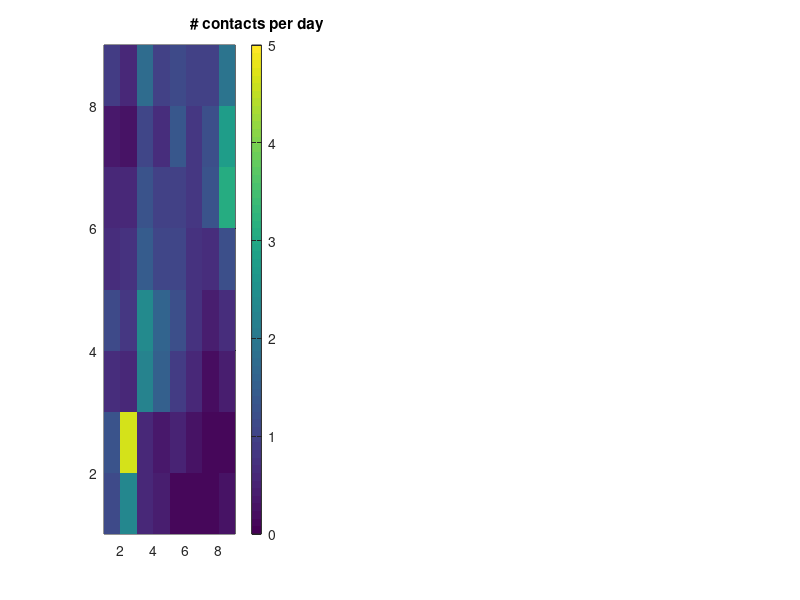

This figure's MATLAB source: (Note: this script raises an error after producing the figure.)
% function void = main_plt_agedep_data_update070121(void)

% code to plot age-dependent data:
% (A) contact matrix,
% (B) susceptibility/symptomaticity estimates,
% (C) Age distribution of Wuhan population

%% clear and load data
clear all; close all; clc;


%% want to save figure?
save_fig_ans = 0;
% 0: don't save
% 1: save

if save_fig_ans==1
    figure_name = 'FigS12_agedep_data_071321';
end

%% load age-dependent data
load('agedep_data_update071321.mat');
% age distribution of Wuhan (2016)
% age groups are
%  1     2      3      4      5      6      7      8
% 0-9, 10-19, 20-29, 30-39, 40-49, 50-59, 60-69, 70-79
age_group_numbers = data_Wuhan_Davies.age_group_numbers;
age_group_numbers_plus9 = [age_group_numbers;9];

susceptibility_infection= data_Wuhan_Davies.susc_infection;
probability_sympomatic= data_Wuhan_Davies.prob_symp;
contact_matrix = data_Wuhan_Davies.contact_matrix;

% age distribution as proportions
age_distribution = data_Wuhan_Davies.age_distribution/(sum(data_Wuhan_Davies.age_distribution));

f1=figure(1);
set(gcf,'Position',[1250 400 1250 350]);

%% contact matrix, Wuhan baseline estimates
figure(1); subplot(1,3,1);

% x variable: goes down the rows
% y variable: goes across columns
% in contact matrices (in which rows: participants, columns: their contact)
s1 = pcolor(age_group_numbers_plus9,age_group_numbers_plus9,contact_matrix); hold on;
%     axis([1 9 1 9])
set(s1, 'EdgeColor', 'none');
caxis(gca,[0,5]);
% shading interp
cb1 = colorbar;
set(get(cb1,'title'),'string','# contacts per day');
cb1.Limits = [0 4];

cv2 = [2 2 135]/255;
cv1 = [230 230 255]/255;
t = transpose(linspace(0, 1, 101));
for n=1:length(t)
    cmp_lint(n,:) = (1-(t(n))^(1/1.75))*cv1+(t(n)^(1/1.75))*cv2;
end

colormap(cmp_lint);
title('Baseline');
xlabel('Age group: particpant'); ylabel('Age group: contact');


%     xtickangle(90);
shift_ticks_Y = 1.5:(length(age_group_numbers)+0.5);
shift_ticks_X = 1.5:(length(age_group_numbers)+0.5);
f1=gca;
f1.LineWidth = 1;
f1.FontSize = 14;
f1.FontWeight = 'normal';
f1.FontName = 'Times';


f1.YTickLabel = {'0-9', '10-19', '20-29', '30-39', '40-49', '50-59', '60-69', '70+'};
f1.YTick = shift_ticks_Y;
f1.XTick = shift_ticks_X;

xticks(shift_ticks_X);
xtickangle(60);
f1.XTickLabel = {'0-9', '10-19', '20-29', '30-39', '40-49', '50-59', '60-69', '70+'};

txt = {'A'};
text(0.025,1.05,txt,'Units','normalized','FontSize',16,'FontWeight','bold');


%% susceptibility estimates by age (from Davies et al.)

prob_symp_age = probability_sympomatic;
results.prob_symp_age = prob_symp_age;

% prob_asymp_age = 1- prob_symp_age;
% reults.prob_asymp_age = prob_asymp_age;

prob_infection = susceptibility_infection;
results.prob_symp_age = prob_infection;


figure(1); subplot(1,3,2);
combine_prob_symp_infeciton = [prob_infection,prob_symp_age];

figure(1);
% bar(age_group_numbers, prob_symp_age); hold on;
% p = bar(age_group_numbers, combine_prob_symp_infeciton,'grouped'); hold on;
p(1) = plot(age_group_numbers, prob_symp_age,'.-','Color',[0.65 0.65 0.65],'LineWidth',1.5, 'MarkerSize',20); hold on;
p(2) = plot(age_group_numbers, prob_infection,'.--','Color',[0.65 0.65 0.65],'LineWidth',1.5, 'MarkerSize',20); hold on;
xlabel('Age group'); ylabel('Probability');
axis([0.5 8.5 0 1]);
f1=gca;
f1.LineWidth = 1;
f1.FontSize = 14;
f1.FontWeight = 'normal';
f1.FontName = 'Times';

% ticks_Y = age_group_numbers;
ticks_X = age_group_numbers;
f1.XTick = ticks_X ;
xticks(ticks_X );
xtickangle(60);
f1.XTickLabel = {'0-9', '10-19', '20-29', '30-39', '40-49', '50-59', '60-69', '70+'};


legend(p,{'Susceptibility to infection','Probability symptomatic infection'}, 'Location','SouthEast');
legend boxoff


txt = {'B'};
text(0.025,1.05,txt,'Units','normalized','FontSize',16,'FontWeight','bold');



%% population age distribution of Wuhan (2016)
figure(1); subplot(1,3,3);
% bar(age_group_numbers, prob_symp_age); hold on;
bar(age_group_numbers, age_distribution); hold on;
xlabel('Age group'); ylabel('Fraction of population');
axis([0 9 0 0.25]);
f1=gca;
f1.LineWidth = 1;
f1.FontSize = 14;
f1.FontWeight = 'normal';
f1.FontName = 'Times';

% {'0', '10', '20', '30', '40', '50', '60', '>70'};
xticks(age_group_numbers);
xtickangle(60);
% f2.XTickLabel = {'0','5', '10', '15', '20', '25', '30', '35', '40', '45', '50', '55','60', '65', '70','>75'};
f1.XTickLabel = {'0-9', '10-19', '20-29', '30-39', '40-49', '50-59', '60-69', '70+'};


txt = {'C'};
text(0.025,1.05,txt,'Units','normalized','FontSize',16,'FontWeight','bold');


%% save figure
if save_fig_ans==1
    
    folder_location = '../../Figures_ms_all/supp/';
    saveas(f1,strcat(folder_location,figure_name),'epsc');
    
    fprintf('Figure saved:\n'); % want to be close to 25 days in
    fprintf(strcat(figure_name,'\n\n'));
    
    fprintf('Location:\n'); % want to be close to 25 days in
    fprintf(strcat(folder_location,'\n\n'));
    
end

if 0
    %% also plot original contact matrix - Wuhan baseline
    
    % pad with zeros
    contact_matrix_original = zeros(15,15);
    contact_matrix_original(1:14,1:14)=data_Wuhan_Davies.contact_matrix_original;
    
    figure(2);
    % x variable: goes down the rows
    % y variable: goes across columns
    % in contact matrices (in which rows: participants, columns: their contact)
    s2 = pcolor(transpose(1:15),transpose(1:15),contact_matrix_original); hold on;
    %     axis([1 9 1 9])
    set(s2, 'EdgeColor', 'none');
    caxis(gca,[0,5]);
    % shading interp
    cb1 = colorbar;
    set(get(cb1,'title'),'string','# contacts per day');
    cb1.Limits = [0 4];
    
    cv2 = [2 2 135]/255;
    cv1 = [230 230 255]/255;
    t = transpose(linspace(0, 1, 101));
    for n=1:length(t)
        cmp_lint(n,:) = (1-(t(n))^(1/1.75))*cv1+(t(n)^(1/1.75))*cv2;
    end
    
    colormap(cmp_lint);
    % title('Baseline');
    xlabel('Age group: particpant'); ylabel('Age group: contact');
    
    
    %     xtickangle(90);
    shift_ticks_Y = 1.5:14.5;
    shift_ticks_X = 1.5:14.5;
    f2=gca;
    f2.LineWidth = 1;
    f2.FontSize = 14;
    f2.FontWeight = 'normal';
    f2.FontName = 'Times';
    
    
    f2.YTickLabel = {'0-4', '5-9', '10-14', '15-19', '20-24',...
        '25-29', '30-34','35-39', '40-44',...
        '45-49', '50-54', '55-59', '60-64', '65+'};
    f2.YTick = shift_ticks_Y;
    f2.XTick = shift_ticks_X;
    
    xticks(shift_ticks_X);
    xtickangle(60);
    f2.YTickLabel = {'0-4', '5-9', '10-14', '15-19', '20-24',...
        '25-29', '30-34','35-39', '40-44',...
        '45-49', '50-54', '55-59', '60-64', '65+'};
    
end